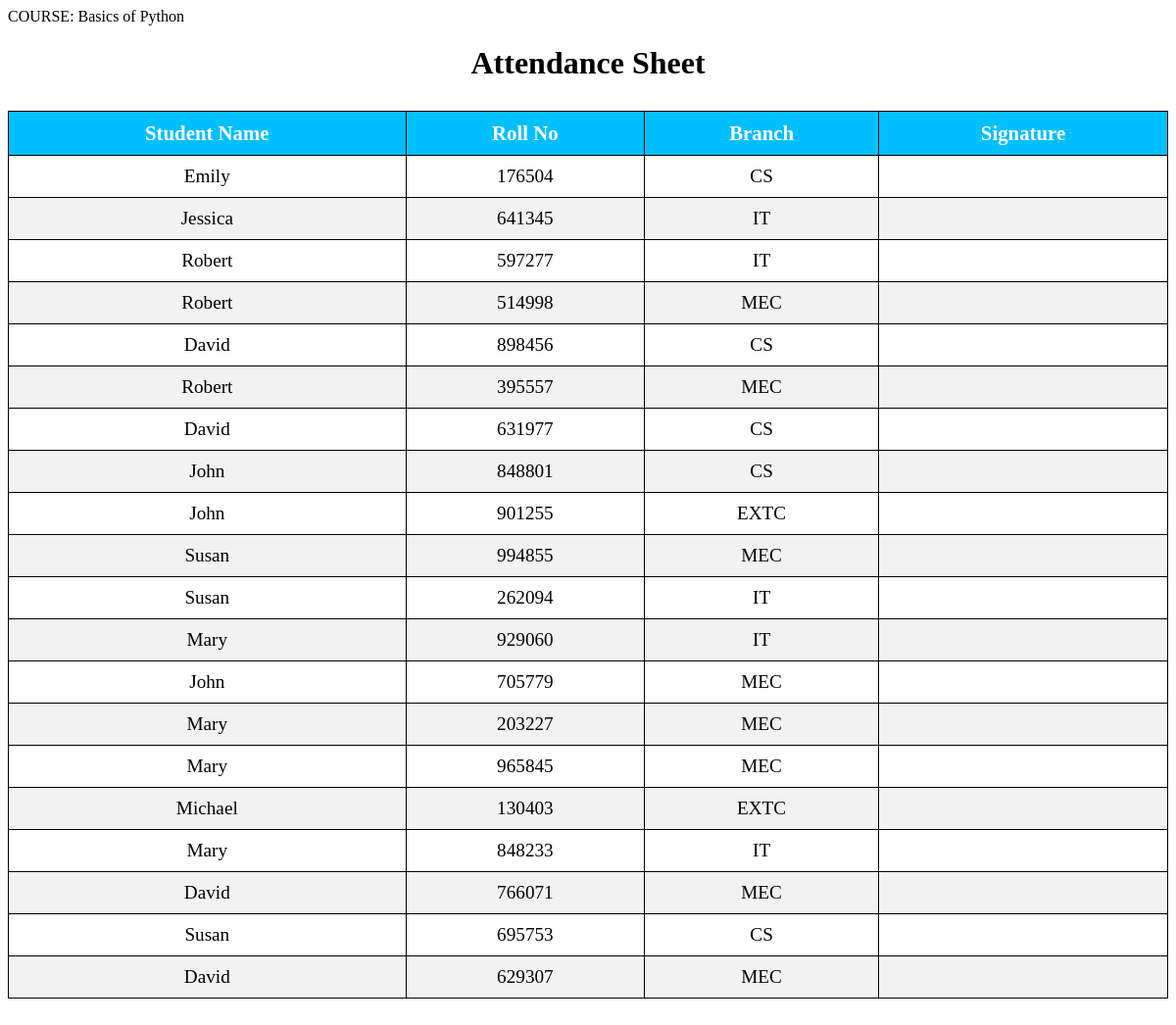
Screenshot of /viewcourses.php (signed in) with the database file from the repository.
### tables this page shows
CREATE TABLE `allocated_students` (
  `name` varchar(100) NOT NULL,
  `rollno` varchar(11) NOT NULL,
  `branch` varchar(11) NOT NULL,
  `year` varchar(11) NOT NULL,
  `cgpa` varchar(11) NOT NULL,
  `course` varchar(100) NOT NULL
);

### viewcourses.php (the view, shortened to what this page needs)
<?php
$servername = "localhost";
$username = "root";
$password = "";
$dbname = "bd";
$conn = mysqli_connect($servername, $username, $password, $dbname);
$course = $_SESSION['course'];
$sql = "SELECT * FROM allocated_students WHERE course  = '$course'";
$result = mysqli_query($conn, $sql);
?>
<div class="course-info">
  COURSE: <?php echo $course; ?>
</div>
<h1>Attendance Sheet</h1>
<table>
  <thead>
    <tr>
      <th>Student Name</th>
      <th>Roll No</th>
      <th>Branch</th>
      <th>Signature</th>
    </tr>
  </thead>
  <tbody>
    <?php
      while ($row = mysqli_fetch_assoc($result)) {
    ?>
      <tr>
        <td><?php echo $row['name']; ?></td>
        <td><?php echo $row['rollno']; ?></td>
        <td><?php echo $row['branch']; ?></td>
        <td class="signature"></td>
      </tr>
    <?php
      }
    ?>
  </tbody>
</table>

### viewcourses.php (style rules this page uses)
h1 { text-align: center; font-size: 2em; margin-top: 20px; margin-bottom: 30px; }
table { border-collapse: collapse; width: 100%; margin: auto; }
th, td { text-align: center; padding: 10px; font-size: 1.2em; border: 1px solid black; }
th { background-color: #00bfff; color: white; font-weight: bold; font-size: 1.3em; }
tr:nth-child(even) { background-color: #f2f2f2; }
tr:nth-child(odd) { background-color: white; }
.signature { border-bottom: 1px solid black; margin-top: 20px; margin-right: 100px; margin-left: 100px; text-align: center; }

### rows the page displays
allocated_students: name "Emily", rollno "176504", branch "CS"
allocated_students: name "Jessica", rollno "641345", branch "IT"
allocated_students: name "Robert", rollno "597277", branch "IT"
allocated_students: name "Robert", rollno "514998", branch "MEC"
allocated_students: name "David", rollno "898456", branch "CS"
allocated_students: name "Robert", rollno "395557", branch "MEC"
allocated_students: name "David", rollno "631977", branch "CS"
allocated_students: name "John", rollno "848801", branch "CS"
allocated_students: name "John", rollno "901255", branch "EXTC"
allocated_students: name "Susan", rollno "994855", branch "MEC"
allocated_students: name "Susan", rollno "262094", branch "IT"
allocated_students: name "Mary", rollno "929060", branch "IT"
allocated_students: name "John", rollno "705779", branch "MEC"
allocated_students: name "Mary", rollno "203227", branch "MEC"
allocated_students: name "Mary", rollno "965845", branch "MEC"
allocated_students: name "Michael", rollno "130403", branch "EXTC"
allocated_students: name "Mary", rollno "848233", branch "IT"
allocated_students: name "David", rollno "766071", branch "MEC"
allocated_students: name "Susan", rollno "695753", branch "CS"
allocated_students: name "David", rollno "629307", branch "MEC"

### other values shown
$course "Basics of Python"
